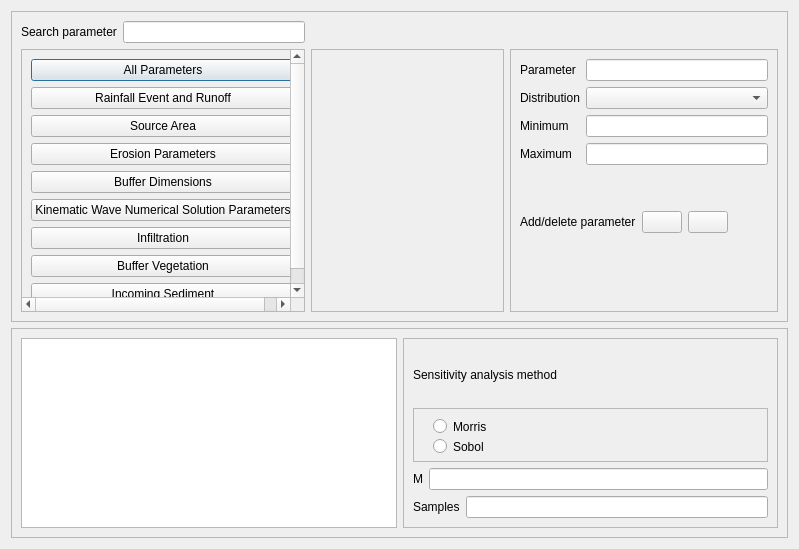
<?xml version="1.0" encoding="UTF-8"?>
<ui version="4.0">
 <class>Dialog</class>
 <widget class="QDialog" name="Dialog">
  <property name="geometry">
   <rect>
    <x>0</x>
    <y>0</y>
    <width>799</width>
    <height>549</height>
   </rect>
  </property>
  <property name="windowTitle">
   <string>Dialog</string>
  </property>
  <layout class="QGridLayout" name="gridLayout_4">
   <item row="0" column="0">
    <widget class="QFrame" name="frame_2">
     <property name="frameShape">
      <enum>QFrame::StyledPanel</enum>
     </property>
     <property name="frameShadow">
      <enum>QFrame::Raised</enum>
     </property>
     <layout class="QGridLayout" name="gridLayout_9">
      <item row="0" column="0">
       <layout class="QHBoxLayout" name="horizontalLayout">
        <item>
         <widget class="QLabel" name="label">
          <property name="text">
           <string>Search parameter</string>
          </property>
         </widget>
        </item>
        <item>
         <widget class="QLineEdit" name="search"/>
        </item>
       </layout>
      </item>
      <item row="1" column="0">
       <widget class="QScrollArea" name="scrollArea">
        <property name="widgetResizable">
         <bool>true</bool>
        </property>
        <widget class="QWidget" name="scrollAreaWidgetContents">
         <property name="geometry">
          <rect>
           <x>0</x>
           <y>0</y>
           <width>252</width>
           <height>275</height>
          </rect>
         </property>
         <layout class="QGridLayout" name="gridLayout">
          <item row="1" column="0">
           <layout class="QVBoxLayout" name="verticalLayout">
            <item>
             <widget class="QPushButton" name="all_parameters">
              <property name="text">
               <string>All Parameters</string>
              </property>
             </widget>
            </item>
            <item>
             <widget class="QPushButton" name="rainfall_event">
              <property name="text">
               <string>Rainfall Event and Runoff</string>
              </property>
             </widget>
            </item>
            <item>
             <widget class="QPushButton" name="source_area">
              <property name="text">
               <string>Source Area</string>
              </property>
             </widget>
            </item>
            <item>
             <widget class="QPushButton" name="erosion_parameters">
              <property name="text">
               <string>Erosion Parameters</string>
              </property>
             </widget>
            </item>
            <item>
             <widget class="QPushButton" name="buffer_dimensions">
              <property name="text">
               <string>Buffer Dimensions</string>
              </property>
             </widget>
            </item>
            <item>
             <widget class="QPushButton" name="kinematic_wave">
              <property name="text">
               <string>Kinematic Wave Numerical Solution Parameters</string>
              </property>
             </widget>
            </item>
            <item>
             <widget class="QPushButton" name="infiltration">
              <property name="text">
               <string>Infiltration</string>
              </property>
             </widget>
            </item>
            <item>
             <widget class="QPushButton" name="buffer_vegetation">
              <property name="text">
               <string>Buffer Vegetation</string>
              </property>
             </widget>
            </item>
            <item>
             <widget class="QPushButton" name="incoming_sediment">
              <property name="text">
               <string>Incoming Sediment</string>
              </property>
             </widget>
            </item>
           </layout>
          </item>
         </layout>
        </widget>
       </widget>
      </item>
      <item row="1" column="1">
       <widget class="QScrollArea" name="scrollArea_2">
        <property name="widgetResizable">
         <bool>true</bool>
        </property>
        <widget class="QWidget" name="scrollAreaWidgetContents_2">
         <property name="geometry">
          <rect>
           <x>0</x>
           <y>0</y>
           <width>246</width>
           <height>243</height>
          </rect>
         </property>
         <layout class="QGridLayout" name="gridLayout_2">
          <item row="0" column="0">
           <layout class="QVBoxLayout" name="verticalLayout_2"/>
          </item>
         </layout>
        </widget>
       </widget>
      </item>
      <item row="1" column="2">
       <widget class="QFrame" name="frame">
        <property name="frameShape">
         <enum>QFrame::StyledPanel</enum>
        </property>
        <property name="frameShadow">
         <enum>QFrame::Raised</enum>
        </property>
        <layout class="QGridLayout" name="gridLayout_8">
         <item row="1" column="0">
          <layout class="QHBoxLayout" name="horizontalLayout_3">
           <item>
            <layout class="QHBoxLayout" name="horizontalLayout_2">
             <item>
              <widget class="QLabel" name="label_9">
               <property name="text">
                <string>Add/delete parameter</string>
               </property>
              </widget>
             </item>
             <item>
              <widget class="QPushButton" name="add">
               <property name="text">
                <string/>
               </property>
              </widget>
             </item>
             <item>
              <widget class="QPushButton" name="remove">
               <property name="text">
                <string/>
               </property>
              </widget>
             </item>
             <item>
              <spacer name="horizontalSpacer">
               <property name="orientation">
                <enum>Qt::Horizontal</enum>
               </property>
               <property name="sizeHint" stdset="0">
                <size>
                 <width>40</width>
                 <height>20</height>
                </size>
               </property>
              </spacer>
             </item>
            </layout>
           </item>
          </layout>
         </item>
         <item row="0" column="0">
          <layout class="QGridLayout" name="gridLayout_6">
           <item row="3" column="0">
            <widget class="QLabel" name="label_4">
             <property name="text">
              <string>Maximum</string>
             </property>
            </widget>
           </item>
           <item row="1" column="1">
            <widget class="QComboBox" name="distributions"/>
           </item>
           <item row="3" column="1">
            <widget class="QLineEdit" name="second"/>
           </item>
           <item row="0" column="0">
            <widget class="QLabel" name="label_2">
             <property name="text">
              <string>Parameter</string>
             </property>
            </widget>
           </item>
           <item row="5" column="0">
            <spacer name="verticalSpacer">
             <property name="orientation">
              <enum>Qt::Vertical</enum>
             </property>
             <property name="sizeHint" stdset="0">
              <size>
               <width>20</width>
               <height>40</height>
              </size>
             </property>
            </spacer>
           </item>
           <item row="2" column="0">
            <widget class="QLabel" name="label_3">
             <property name="text">
              <string>Minimum</string>
             </property>
            </widget>
           </item>
           <item row="1" column="0">
            <widget class="QLabel" name="label_5">
             <property name="text">
              <string>Distribution</string>
             </property>
            </widget>
           </item>
           <item row="0" column="1">
            <widget class="QLineEdit" name="parameter_name"/>
           </item>
           <item row="2" column="1">
            <widget class="QLineEdit" name="first"/>
           </item>
          </layout>
         </item>
         <item row="2" column="0">
          <spacer name="verticalSpacer_2">
           <property name="orientation">
            <enum>Qt::Vertical</enum>
           </property>
           <property name="sizeHint" stdset="0">
            <size>
             <width>20</width>
             <height>40</height>
            </size>
           </property>
          </spacer>
         </item>
        </layout>
       </widget>
      </item>
     </layout>
    </widget>
   </item>
   <item row="1" column="0">
    <widget class="QFrame" name="frame_3">
     <property name="frameShape">
      <enum>QFrame::StyledPanel</enum>
     </property>
     <property name="frameShadow">
      <enum>QFrame::Raised</enum>
     </property>
     <layout class="QGridLayout" name="gridLayout_5">
      <item row="0" column="0">
       <widget class="QTableWidget" name="table"/>
      </item>
      <item row="0" column="1">
       <widget class="QFrame" name="frame_4">
        <property name="frameShape">
         <enum>QFrame::StyledPanel</enum>
        </property>
        <property name="frameShadow">
         <enum>QFrame::Raised</enum>
        </property>
        <layout class="QGridLayout" name="gridLayout_7">
         <item row="1" column="0">
          <widget class="QFrame" name="frame_5">
           <property name="frameShape">
            <enum>QFrame::StyledPanel</enum>
           </property>
           <property name="frameShadow">
            <enum>QFrame::Raised</enum>
           </property>
           <widget class="QRadioButton" name="morris">
            <property name="geometry">
             <rect>
              <x>20</x>
              <y>10</y>
              <width>82</width>
              <height>17</height>
             </rect>
            </property>
            <property name="text">
             <string>Morris</string>
            </property>
           </widget>
           <widget class="QRadioButton" name="sobol">
            <property name="geometry">
             <rect>
              <x>20</x>
              <y>30</y>
              <width>82</width>
              <height>17</height>
             </rect>
            </property>
            <property name="text">
             <string>Sobol</string>
            </property>
           </widget>
          </widget>
         </item>
         <item row="2" column="0">
          <layout class="QHBoxLayout" name="horizontalLayout_7">
           <item>
            <widget class="QLabel" name="label_6">
             <property name="text">
              <string>M</string>
             </property>
            </widget>
           </item>
           <item>
            <widget class="QLineEdit" name="trajectories"/>
           </item>
          </layout>
         </item>
         <item row="3" column="0">
          <layout class="QHBoxLayout" name="horizontalLayout_8">
           <item>
            <widget class="QLabel" name="label_7">
             <property name="text">
              <string>Samples</string>
             </property>
            </widget>
           </item>
           <item>
            <widget class="QLineEdit" name="samples"/>
           </item>
          </layout>
         </item>
         <item row="0" column="0">
          <widget class="QLabel" name="label_8">
           <property name="text">
            <string>Sensitivity analysis method</string>
           </property>
          </widget>
         </item>
        </layout>
       </widget>
      </item>
     </layout>
    </widget>
   </item>
  </layout>
 </widget>
 <resources/>
 <connections/>
</ui>
